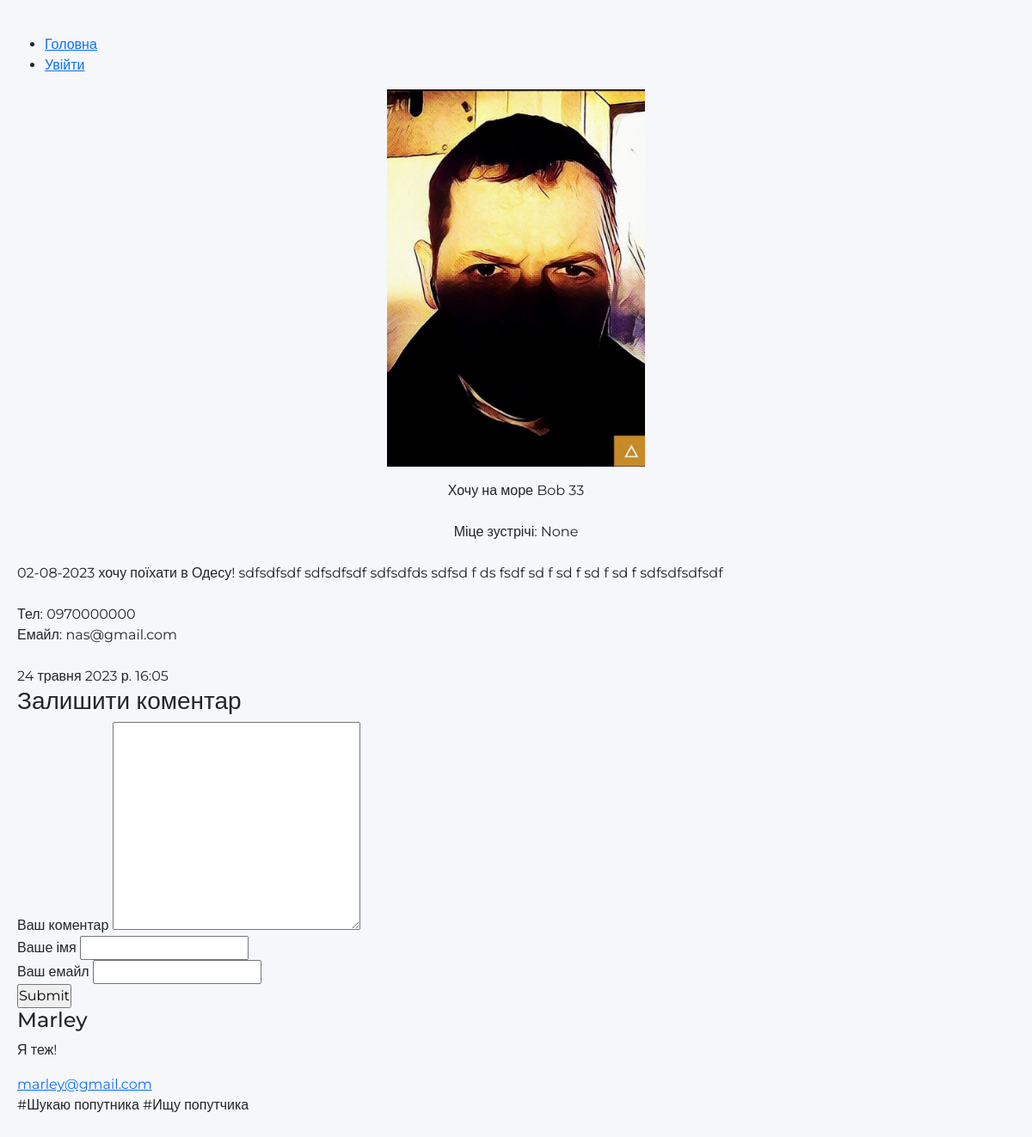
Page /1 on the earlier database version.
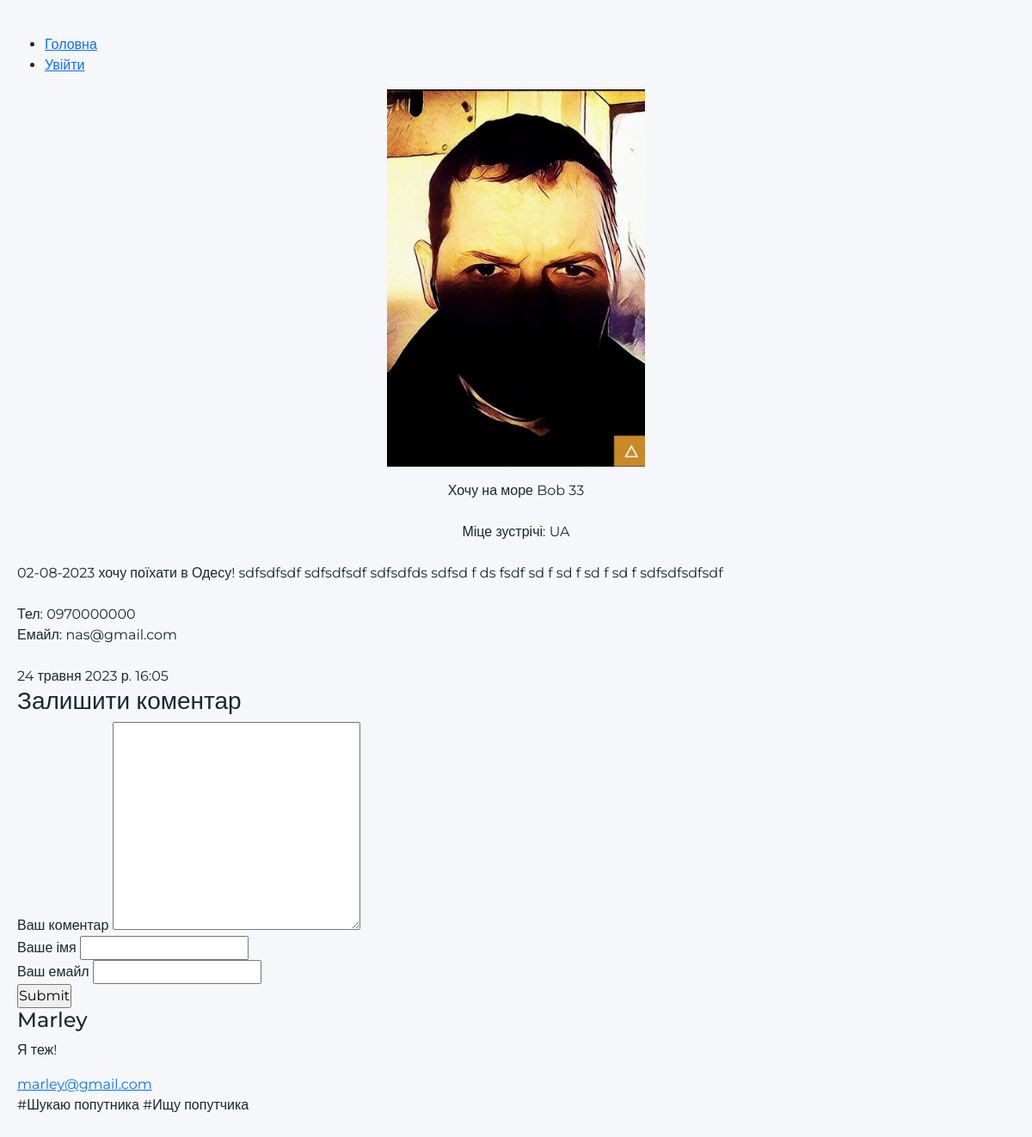
Same page on the later database version.
### journey/models.py (models this page shows, shortened)
class Post(models.Model):
    autor = models.CharField('Автор: ', max_length=50)
    age = models.CharField('Вік: ', max_length=2)
    sex = models.CharField('Стать:', max_length=1, choices=GENDER_CHOICES)
    image = models.ImageField('Світлина: ', upload_to='image/%Y', blank=True, null=True)
    title = models.CharField('Заголовок: ', max_length=150)
    place = models.CharField('Місце подорожі: ', max_length=150, choices=COUNTRY_CHOICES, blank=True, null=True)
    description = models.TextField('Опис: ', max_length=2000)
    phone = models.CharField('Тел: ', max_length=20, validators=[validate_integer])
    mail = models.EmailField('Емайл:', max_length=20, validators=[validate_email])
    date = models.DateTimeField('Дата публікації:', auto_now_add=True)
    class Meta:
        verbose_name = 'Запиc'
        verbose_name_plural = 'Записи'

### journey/views.py (the view)
# urls.py: path('<int:pk>', views.PostViewDetail.as_view()),#, name='detail'),
class PostViewDetail(View):
    def get(self, request, pk):
        post = Post.objects.get(id=pk)
        return render(request, 'journey/detail.html', {'post': post})

### journey/templates/journey/detail.html (shortened to what this page needs)
{% extends 'journey/base.html' %}
{% load static %}
{% block content %}
<div>
    <div class="image">
        <p align="center">
            <img src="{{ post.image.url }}" width="300px"/>
        </p>
    </div>
    <div align="center">
        <span>{{post.title}}  {{post.autor}}  {{post.age}}</span>
    </div>
    <div align="center">
        <br>
        Міце зустрічі: {{post.place}}
    </div>
    <div>
        <br>
        {{post.description}}
    </div>
    <div>
        <br>
        Тел: {{post.phone}}
        <br>
        Емайл: {{post.mail}}
    </div>
    <div>
        <br>
        {{post.date}}
        <br>
    </div>
</div>
<div class="form-comment">
    <h3>Залишити коментар</h3>
    <div>
        <form action="{% url 'add_comments' post.id %}" method="post">
            <div>
                <label>Ваш коментар</label>
                <textarea name="text_comments" id="" cols="30" rows="10"></textarea>
            </div>
            <div>
                <label>Ваше імя</label>
                <input type="text" name="name">
            </div>
            <div>
                <label>Ваш емайл</label>
                <input type="email" name="email">
            </div>
            <div>
                <input type="submit">
            </div>
        </form>
    </div>
</div>
<div>
    {% for comment in post.comments_set.all %}
    <div class="view-comment">
        <h4>{{ comment.name }}</h4>
        <p>
            {{ comment.text_comments }}
        </p>
        <div> <a class="color" e href="mailto:{{ comment.email }}">{{ comment.email }}</a>
        </div>
    </div>
    {% endfor %}
</div>
{% endblock %}

Differences in the rows shown:
changed Post "Хочу на море": place "None" → "UA"
